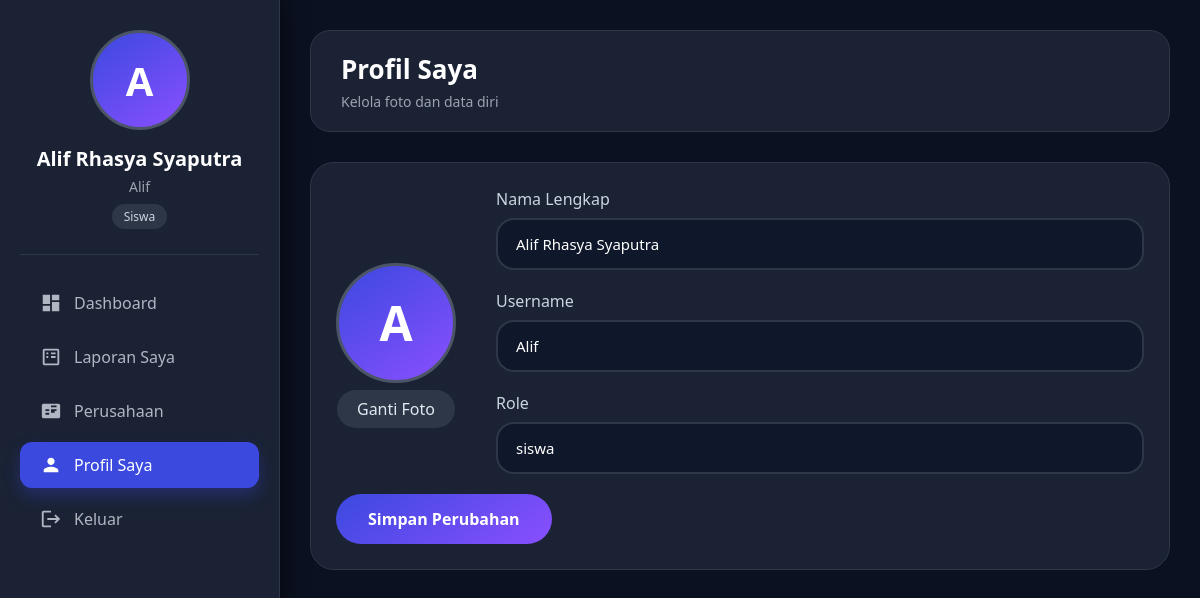
The page /profil.php (signed in) on the database its author committed.
### tables this page shows
CREATE TABLE `users` (
  `id` int(11) NOT NULL,
  `username` varchar(50) NOT NULL,
  `password` varchar(255) NOT NULL,
  `nama_lengkap` varchar(100) NOT NULL,
  `foto_profil` varchar(255) DEFAULT NULL,
  `role` enum('siswa','pembimbing') DEFAULT 'siswa',
  `created_at` timestamp NOT NULL DEFAULT current_timestamp()
);

### profil.php (the view, shortened to what this page needs)
<?php
require 'koneksi.php';
$user_id = $_SESSION['user_id'];
$user = mysqli_fetch_assoc(mysqli_query($conn, "SELECT * FROM users WHERE id='$user_id'"));
?>
<div class="top-bar">
    <div class="page-title"><h2>Profil Saya</h2><p>Kelola foto dan data diri</p></div>
</div>
<div class="card">
    <form action="proses_profil.php" method="POST" enctype="multipart/form-data">
        <div style="display:flex; gap:40px; align-items:center; flex-wrap:wrap;">
            <div style="text-align:center;">
                <div class="avatar" style="width:120px;height:120px; margin:0 auto 15px;">
                    <?php if($user['foto_profil'] && file_exists("uploads/".$user['foto_profil'])): ?>
                        <img src="uploads/<?php echo $user['foto_profil']; ?>" style="width:100%;height:100%;object-fit:cover;">
                    <?php else: ?>
                        <span style="font-size:48px;"><?php echo strtoupper(substr($user['nama_lengkap'],0,1)); ?></span>
                    <?php endif; ?>
                </div>
                <label for="foto" style="background:#2d3748;padding:8px 20px;border-radius:30px;cursor:pointer;">Ganti Foto</label>
            </div>
            <div style="flex:1;">
                <div class="form-group"><label>Nama Lengkap</label><input type="text" name="nama" class="form-control" value="<?php echo $user['nama_lengkap']; ?>" required></div>
                <div class="form-group"><label>Username</label><input type="text" class="form-control" value="<?php echo $user['username']; ?>" disabled></div>
                <div class="form-group"><label>Role</label><input type="text" class="form-control" value="<?php echo $user['role']; ?>" disabled></div>
            </div>
        </div>
        <button type="submit" class="btn-primary">Simpan Perubahan</button>
    </form>
</div>
<?php
include 'layout.php';
?>

### layout.php (style rules this page uses)
* { margin: 0; padding: 0; box-sizing: border-box; font-family: 'Segoe UI', system-ui, sans-serif; }
body { background: #0b1120; display: flex; color: #e2e8f0; }
.avatar { width: 100px; height: 100px; background: linear-gradient(145deg, #3b49df, #8a4fff); border-radius: 50%; margin: 0 auto 15px; display: flex; align-items: center; justify-content: center; overflow: hidden; border: 3px solid #4b5565; }
.avatar span { font-size: 40px; font-weight: bold; color: white; }
.top-bar { background: #1a2234; border-radius: 20px; padding: 20px 30px; margin-bottom: 30px; display: flex; justify-content: space-between; align-items: center; border: 1px solid #2d3748; }
.page-title h2 { font-size: 26px; color: white; margin-bottom: 5px; }
.page-title p { color: #9ca3af; font-size: 14px; }
.card { background: #1a2234; border-radius: 24px; padding: 25px; margin-bottom: 30px; border: 1px solid #2d3748; }
.form-group { margin-bottom: 20px; }
.form-group label { display: block; color: #cbd5e0; margin-bottom: 8px; font-weight: 500; }
.form-control { width: 100%; padding: 14px 18px; background: #0f172a; border: 2px solid #2d3748; border-radius: 18px; color: white; font-size: 15px; transition: 0.2s; }
.btn-primary { background: linear-gradient(145deg, #3b49df, #8a4fff); border: none; padding: 14px 32px; border-radius: 40px; color: white; font-weight: 600; cursor: pointer; transition: 0.3s; display: inline-flex; align-items: center; gap: 8px; font-size: 16px; }

### rows shown on the page
users: nama_lengkap "A", nama "Alif Rhasya Syaputra", username "Alif", role "siswa"

### other values the page prints
substr($_SESSION['nama']??'U',0,1) "A"
$_SESSION['nama'] "Alif Rhasya Syaputra"
$_SESSION['username'] "Alif"
$_SESSION['role'] "Siswa"
